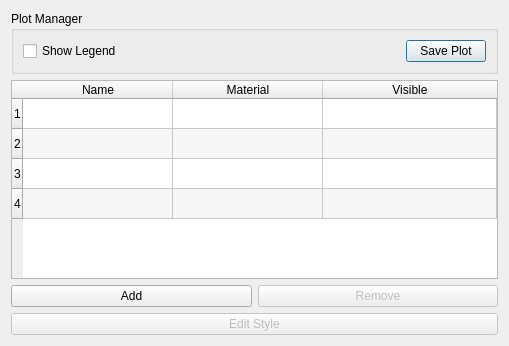
<?xml version="1.0" encoding="UTF-8"?>
<ui version="4.0">
 <class>azimuthal_overlay_manager</class>
 <widget class="QDialog" name="azimuthal_overlay_manager">
  <property name="geometry">
   <rect>
    <x>0</x>
    <y>0</y>
    <width>509</width>
    <height>346</height>
   </rect>
  </property>
  <property name="minimumSize">
   <size>
    <width>0</width>
    <height>0</height>
   </size>
  </property>
  <property name="windowTitle">
   <string>Azimuthal Overlay Manager</string>
  </property>
  <layout class="QVBoxLayout" name="verticalLayout">
   <item>
    <widget class="QGroupBox" name="plot_manager">
     <property name="title">
      <string>Plot Manager</string>
     </property>
     <layout class="QHBoxLayout" name="horizontalLayout">
      <item>
       <widget class="QCheckBox" name="show_legend">
        <property name="text">
         <string>Show Legend</string>
        </property>
       </widget>
      </item>
      <item>
       <spacer name="horizontalSpacer">
        <property name="orientation">
         <enum>Qt::Horizontal</enum>
        </property>
        <property name="sizeHint" stdset="0">
         <size>
          <width>246</width>
          <height>20</height>
         </size>
        </property>
       </spacer>
      </item>
      <item>
       <widget class="QPushButton" name="save_plot">
        <property name="text">
         <string>Save Plot</string>
        </property>
       </widget>
      </item>
     </layout>
    </widget>
   </item>
   <item>
    <widget class="QTableWidget" name="table">
     <property name="minimumSize">
      <size>
       <width>0</width>
       <height>150</height>
      </size>
     </property>
     <property name="toolTip">
      <string>&lt;html&gt;&lt;head/&gt;&lt;body&gt;&lt;p&gt;Select row to edit&lt;/p&gt;&lt;/body&gt;&lt;/html&gt;</string>
     </property>
     <property name="dragDropOverwriteMode">
      <bool>false</bool>
     </property>
     <property name="alternatingRowColors">
      <bool>true</bool>
     </property>
     <property name="selectionMode">
      <enum>QAbstractItemView::SingleSelection</enum>
     </property>
     <property name="selectionBehavior">
      <enum>QAbstractItemView::SelectRows</enum>
     </property>
     <property name="rowCount">
      <number>4</number>
     </property>
     <attribute name="horizontalHeaderCascadingSectionResizes">
      <bool>true</bool>
     </attribute>
     <attribute name="horizontalHeaderMinimumSectionSize">
      <number>70</number>
     </attribute>
     <attribute name="horizontalHeaderDefaultSectionSize">
      <number>150</number>
     </attribute>
     <attribute name="horizontalHeaderStretchLastSection">
      <bool>true</bool>
     </attribute>
     <row/>
     <row/>
     <row/>
     <row/>
     <column>
      <property name="text">
       <string>Name</string>
      </property>
     </column>
     <column>
      <property name="text">
       <string>Material</string>
      </property>
     </column>
     <column>
      <property name="text">
       <string>Visible</string>
      </property>
     </column>
    </widget>
   </item>
   <item>
    <layout class="QHBoxLayout" name="horizontalLayout_2">
     <item>
      <widget class="QPushButton" name="add_button">
       <property name="text">
        <string>Add</string>
       </property>
       <property name="autoDefault">
        <bool>false</bool>
       </property>
      </widget>
     </item>
     <item>
      <widget class="QPushButton" name="remove_button">
       <property name="enabled">
        <bool>false</bool>
       </property>
       <property name="text">
        <string>Remove</string>
       </property>
       <property name="autoDefault">
        <bool>false</bool>
       </property>
      </widget>
     </item>
    </layout>
   </item>
   <item>
    <widget class="QPushButton" name="edit_style_button">
     <property name="enabled">
      <bool>false</bool>
     </property>
     <property name="text">
      <string>Edit Style</string>
     </property>
     <property name="autoDefault">
      <bool>false</bool>
     </property>
    </widget>
   </item>
   <item>
    <layout class="QVBoxLayout" name="overlay_editor_layout"/>
   </item>
  </layout>
 </widget>
 <tabstops>
  <tabstop>table</tabstop>
  <tabstop>add_button</tabstop>
  <tabstop>remove_button</tabstop>
  <tabstop>edit_style_button</tabstop>
 </tabstops>
 <resources/>
 <connections/>
</ui>
